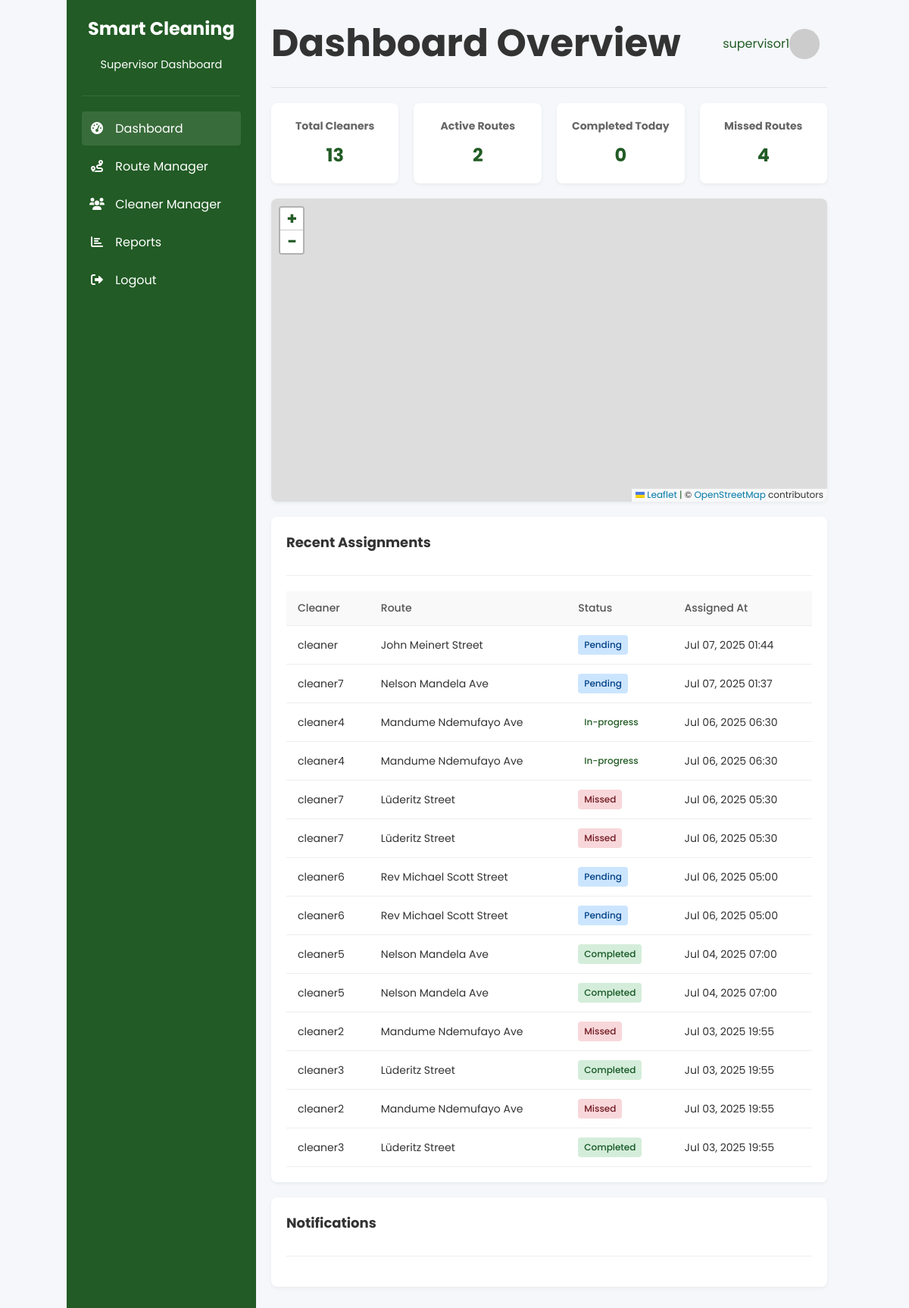
The app's page /Frontend/supervisor_dashboard.php (signed in) with its own data.
### tables this page shows
CREATE TABLE `assignments` (
  `id` int(11) NOT NULL,
  `cleaner_id` int(11) NOT NULL,
  `route_id` int(11) NOT NULL,
  `assigned_by` int(11) NOT NULL,
  `assigned_at` timestamp NOT NULL DEFAULT current_timestamp(),
  `status` enum('pending','in-progress','completed','missed') DEFAULT 'pending',
  `start_time` datetime DEFAULT NULL,
  `end_time` datetime DEFAULT NULL
);

CREATE TABLE `users` (
  `id` int(11) NOT NULL,
  `name` varchar(100) NOT NULL,
  `email` varchar(100) NOT NULL,
  `password` varchar(255) NOT NULL,
  `role` enum('supervisor','cleaner') NOT NULL,
  `registration_code` varchar(20) DEFAULT NULL,
  `created_at` timestamp NOT NULL DEFAULT current_timestamp()
);

CREATE TABLE `routes` (
  `id` int(11) NOT NULL,
  `name` varchar(100) NOT NULL,
  `coordinates` longtext NOT NULL CHECK (json_valid(`coordinates`)),
  `priority` enum('low','medium','high') DEFAULT 'medium',
  `estimated_time` int(11) DEFAULT NULL COMMENT 'Estimated cleaning time in minutes',
  `created_at` timestamp NOT NULL DEFAULT current_timestamp()
);

### Frontend/supervisor_dashboard.php (the view, shortened to what this page needs)
<?php
require_once 'config.php';
$cleaners = [];
$result = $conn->query("SELECT c.*, u.name FROM cleaners c JOIN users u ON c.user_id = u.id");
if ($result) {
    $cleaners = $result->fetch_all(MYSQLI_ASSOC);
}
$assignments = [];
$result = $conn->query("
    SELECT a.*, r.name as route_name, u.name as cleaner_name
    FROM assignments a
    JOIN routes r ON a.route_id = r.id
    JOIN cleaners cl ON a.cleaner_id = cl.id
    JOIN users u ON cl.user_id = u.id
    ORDER BY a.assigned_at DESC
");
if ($result) {
    $assignments = $result->fetch_all(MYSQLI_ASSOC);
}
?>
<!DOCTYPE html>
<html lang="en">
<head>
    <link rel="stylesheet" href="https://cdnjs.cloudflare.com/ajax/libs/font-awesome/6.0.0-beta3/css/all.min.css">
    <link rel="stylesheet" href="https://unpkg.com/leaflet@1.7.1/dist/leaflet.css" />
    <link rel="stylesheet" href="styles.css">
</head>
<body>
    <div class="dashboard">
        <div class="sidebar">
            <div class="sidebar-header">
                <h2>Smart Cleaning</h2>
                <p>Supervisor Dashboard</p>
            </div>
            <nav class="sidebar-nav">
                <ul>
                    <li><a href="supervisor_dashboard.php" class="active"><i class="fas fa-tachometer-alt"></i> Dashboard</a></li>
                    <li><a href="route_manager.php"><i class="fas fa-route"></i> Route Manager</a></li>
                    <li><a href="cleaner_manager.php"><i class="fas fa-users"></i> Cleaner Manager</a></li>
                    <li><a href="reports.php"><i class="fas fa-chart-bar"></i> Reports</a></li>
                    <li><a href="logout.php"><i class="fas fa-sign-out-alt"></i> Logout</a></li>
                </ul>
            </nav>
        </div>
        <div class="main-content">
            <div class="header">
                <h1>Dashboard Overview</h1>
                <div class="user-info">
                    <span><?= $_SESSION['name'] ?></span>
                    <img src="https://ui-avatars.com/api/?name=<?= urlencode($_SESSION['name']) ?>&background=225b25&color=fff" alt="User">
                </div>
            </div>
            <div class="stats-grid">
                <div class="stat-card">
                    <h3>Total Cleaners</h3>
                    <div class="value"><?= count($cleaners) ?></div>
                </div>
                <div class="stat-card">
                    <h3>Active Routes</h3>
                    <div class="value"><?= count(array_filter($assignments, fn($a) => $a['status'] === 'in-progress')) ?></div>
                </div>
                <div class="stat-card">
                    <h3>Completed Today</h3>
                    <div class="value">
                        <?= count(array_filter($assignments, fn($a) => $a['status'] === 'completed' && date('Y-m-d', strtotime($a['end_time'])) === date('Y-m-d'))) ?>
                    </div>
                </div>
                <div class="stat-card">
                    <h3>Missed Routes</h3>
                    <div class="value"><?= count(array_filter($assignments, fn($a) => $a['status'] === 'missed')) ?></div>
                </div>
            </div>
            <div class="map-container">
                <div id="map"></div>
            </div>
            <div class="section">
                <div class="section-header">
                    <h2 class="section-title">Recent Assignments</h2>
                </div>
                <table>
                    <thead>
                        <tr>
                            <th>Cleaner</th>
                            <th>Route</th>
                            <th>Status</th>
                            <th>Assigned At</th>
                        </tr>
                    </thead>
                    <tbody>
                        <?php foreach ($assignments as $assignment): ?>
                            <tr>
                                <td><?= $assignment['cleaner_name'] ?></td>
                                <td><?= $assignment['route_name'] ?></td>
                                <td>
                                    <span class="status-badge status-<?= str_replace('-', '_', $assignment['status']) ?>">
                                        <?= ucfirst($assignment['status']) ?>
                                    </span>
                                </td>
                                <td><?= date('M d, Y H:i', strtotime($assignment['assigned_at'])) ?></td>
                            </tr>
                        <?php endforeach; ?>
                    </tbody>
                </table>
            </div>
            <div class="section">
                <div class="section-header">
                    <h2 class="section-title">Notifications</h2>
                </div>
            </div>
        </div>
    </div>
</body>
</html>

### Frontend/assets/css/styles.css (style rules this page uses)
* { font-family: 'Poppins', serif; box-sizing: border-box; margin: 0; padding: 0; }
body { display: flex; justify-content: center; align-items: center; height: 100vh; background: linear-gradient(to top, #c1dfc4 0%, #deecdd 100%); color: #333; }
h2 { font-size: 34; text-align: center; margin-bottom: 20px; }
p { text-align: center; font-size: 14.5px; margin-bottom: 10px; }
h1 { font-size: 50px; }
span { color: #225b25; }
body { font-family: 'Poppins', sans-serif; margin: 0; padding: 0; background: #f5f7fa; color: #333; }
.dashboard { display: grid; grid-template-columns: 250px 1fr; min-height: 100vh; }
.sidebar { background: #225b25; color: white; padding: 20px; position: sticky; top: 0; height: 100vh; overflow-y: auto; }
.main-content { padding: 20px; height: calc(100vh - 40px); overflow-y: auto; }
.header { display: flex; justify-content: space-between; align-items: center; margin-bottom: 20px; padding-bottom: 20px; border-bottom: 1px solid #e0e0e0; }
.stats-grid { display: grid; grid-template-columns: repeat(auto-fit, minmax(200px, 1fr)); gap: 15px; margin-bottom: 20px; }
.stat-card { background: white; padding: 15px; border-radius: 8px; box-shadow: 0 2px 5px rgba(0,0,0,0.05); text-align: center; }
.map-container { height: 300px; background: white; border-radius: 8px; box-shadow: 0 2px 5px rgba(0,0,0,0.05); margin-bottom: 20px; position: relative; }
table { width: 100%; border-collapse: collapse; font-size: 14px; }
.status-badge { display: inline-block; padding: 3px 8px; border-radius: 4px; font-size: 12px; font-weight: 500; }
.status-badge { display: inline-block; padding: 4px 8px; border-radius: 4px; font-size: 12px; font-weight: 500; }
.status-pending { background: #cce5ff; color: #004085; }
.status-completed { background: #d4edda; color: #155724; }
.status-missed { background: #f8d7da; color: #721c24; }
.status-pending { background: #e2e3e5; color: #383d41; }

### Frontend/supervisor_dashboard.php (style rules this page uses)
.dashboard { display: grid; grid-template-columns: 250px 1fr; min-height: 100vh; background-color: #f5f7fa; }
.sidebar { background: #225b25; color: white; padding: 20px; }
.sidebar-header { padding-bottom: 20px; border-bottom: 1px solid rgba(255,255,255,0.1); margin-bottom: 20px; }
.sidebar-nav ul { list-style: none; }
.sidebar-nav li a { display: block; padding: 10px; color: white; text-decoration: none; border-radius: 4px; margin-bottom: 5px; transition: background 0.3s; }
.sidebar-nav li a:hover, .sidebar-nav li a.active { background: rgba(255,255,255,0.1); }
.sidebar-nav li a i { margin-right: 10px; width: 20px; text-align: center; }
.main-content { padding: 20px; }
.header { display: flex; justify-content: space-between; align-items: center; margin-bottom: 20px; padding-bottom: 20px; border-bottom: 1px solid #e0e0e0; }
.user-info { display: flex; align-items: center; }
.user-info img { width: 40px; height: 40px; border-radius: 50%; margin-right: 10px; }
.stats-grid { display: grid; grid-template-columns: repeat(4, 1fr); gap: 20px; margin-bottom: 20px; }
.stat-card { background: white; padding: 20px; border-radius: 8px; box-shadow: 0 2px 5px rgba(0,0,0,0.05); }
.stat-card h3 { font-size: 14px; color: #666; margin-bottom: 10px; }
.stat-card .value { font-size: 24px; font-weight: bold; color: #225b25; }
.map-container { height: 400px; background: white; border-radius: 8px; box-shadow: 0 2px 5px rgba(0,0,0,0.05); margin-bottom: 20px; overflow: hidden; }
#map { height: 100%; width: 100%; }
.section { background: white; border-radius: 8px; box-shadow: 0 2px 5px rgba(0,0,0,0.05); padding: 20px; margin-bottom: 20px; }
.section-header { display: flex; justify-content: space-between; align-items: center; margin-bottom: 20px; padding-bottom: 10px; border-bottom: 1px solid #eee; }
.section-title { font-size: 18px; font-weight: bold; }
table { width: 100%; border-collapse: collapse; }
table th, table td { padding: 12px 15px; text-align: left; border-bottom: 1px solid #eee; }
table th { background: #f9f9f9; font-weight: 500; color: #555; }
.status-badge { display: inline-block; padding: 4px 8px; border-radius: 4px; font-size: 12px; font-weight: 500; }
.status-pending { background: #cce5ff; color: #004085; }
.status-completed { background: #d4edda; color: #155724; }
.status-missed { background: #f8d7da; color: #721c24; }

### records on screen
assignments: users.name "cleaner", route.name "John Meinert Street", status "Pending", assigned_at "Jul 07, 2025 01:44"
assignments: users.name "cleaner7", route.name "Nelson Mandela Ave", status "Pending", assigned_at "Jul 07, 2025 01:37"
assignments: users.name "cleaner4", route.name "Mandume Ndemufayo Ave", status "In-progress", assigned_at "Jul 06, 2025 06:30"
assignments: users.name "cleaner4", route.name "Mandume Ndemufayo Ave", status "In-progress", assigned_at "Jul 06, 2025 06:30"
assignments: users.name "cleaner7", route.name "Lüderitz Street", status "Missed", assigned_at "Jul 06, 2025 05:30"
assignments: users.name "cleaner7", route.name "Lüderitz Street", status "Missed", assigned_at "Jul 06, 2025 05:30"
assignments: users.name "cleaner6", route.name "Rev Michael Scott Street", status "Pending", assigned_at "Jul 06, 2025 05:00"
assignments: users.name "cleaner6", route.name "Rev Michael Scott Street", status "Pending", assigned_at "Jul 06, 2025 05:00"
assignments: users.name "cleaner5", route.name "Nelson Mandela Ave", status "Completed", assigned_at "Jul 04, 2025 07:00"
assignments: users.name "cleaner5", route.name "Nelson Mandela Ave", status "Completed", assigned_at "Jul 04, 2025 07:00"
assignments: users.name "cleaner2", route.name "Mandume Ndemufayo Ave", status "Missed", assigned_at "Jul 03, 2025 19:55"
assignments: users.name "cleaner3", route.name "Lüderitz Street", status "Completed", assigned_at "Jul 03, 2025 19:55"
assignments: users.name "cleaner2", route.name "Mandume Ndemufayo Ave", status "Missed", assigned_at "Jul 03, 2025 19:55"
assignments: users.name "cleaner3", route.name "Lüderitz Street", status "Completed", assigned_at "Jul 03, 2025 19:55"

### other values on screen
$_SESSION['name'] "supervisor1"
count($cleaners) "13"
count(array_filter($assignments, fn($a) => $a['status'] === 'missed')) "4"
